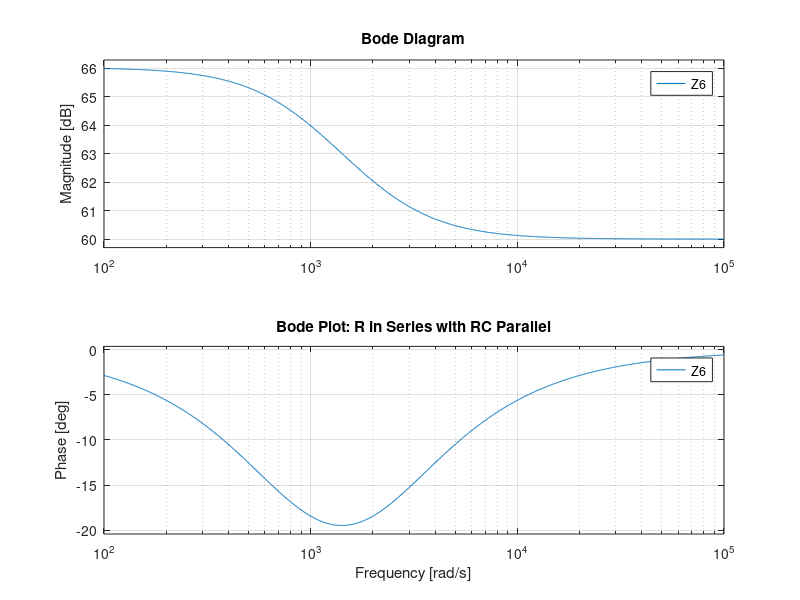
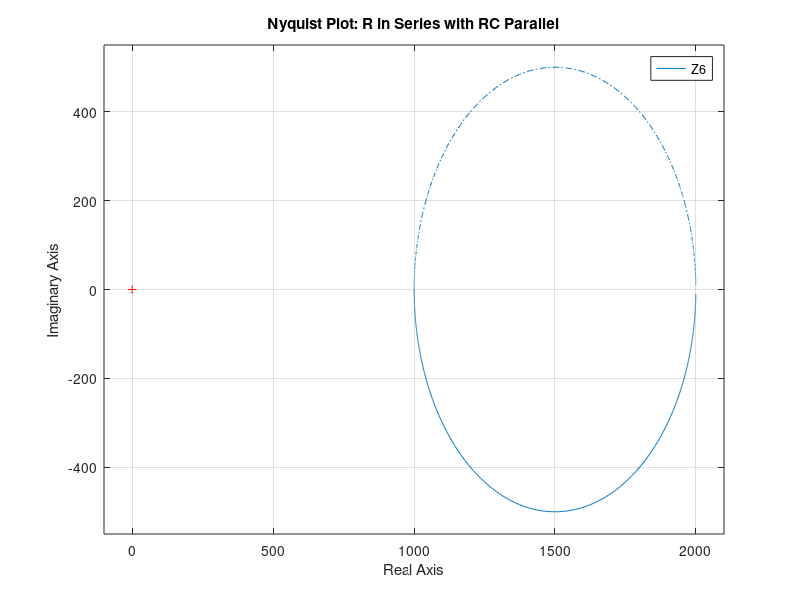

Recreate these plots in MATLAB, in order.
R = 1e3;              % 1 kOhm
C = 1e-6;             % 1 uF
L = 10e-3;            % 10 mH
s = tf('s');
Z6 = R + 1/(1/R + s*C);
figure;
bode(Z6);
title('Bode Plot: R in Series with RC Parallel');
grid on;
figure;
nyquist(Z6);
title('Nyquist Plot: R in Series with RC Parallel');
grid on;
